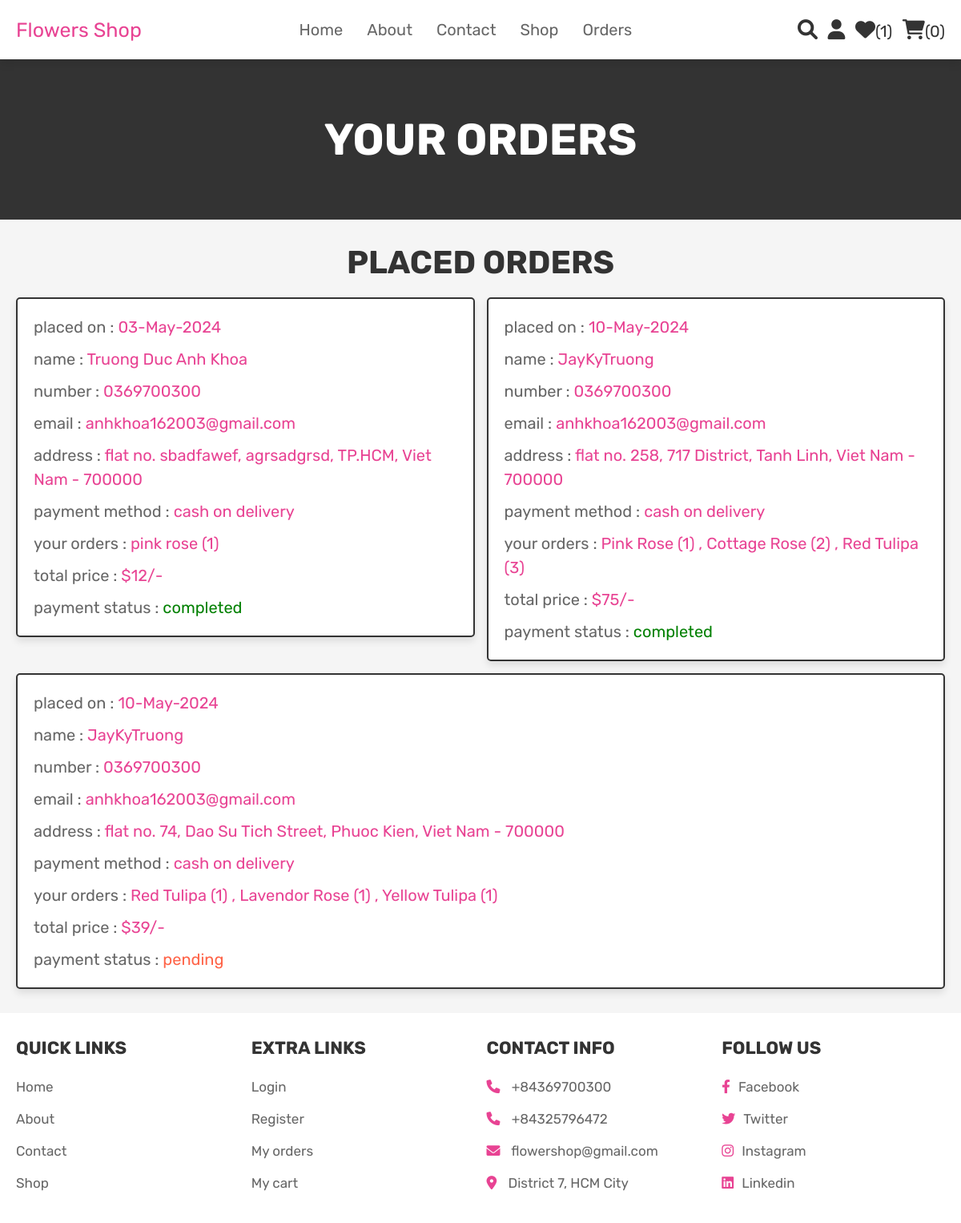
The page /orders.php (signed in) on the database its author committed.
### tables this page shows
CREATE TABLE `orders` (
  `id` int(100) NOT NULL,
  `user_id` int(100) NOT NULL,
  `name` varchar(100) NOT NULL,
  `number` varchar(12) NOT NULL,
  `email` varchar(100) NOT NULL,
  `method` varchar(50) NOT NULL,
  `address` varchar(500) NOT NULL,
  `total_products` varchar(1000) NOT NULL,
  `total_price` int(100) NOT NULL,
  `placed_on` varchar(50) NOT NULL,
  `payment_status` varchar(20) NOT NULL DEFAULT 'pending'
);

### orders.php (the view, shortened to what this page needs)
<?php
@include 'config.php';
$user_id = $_SESSION['user_id'];
?>
<!DOCTYPE html>
<html lang="en">
<head>
   <link rel="stylesheet" href="https://cdnjs.cloudflare.com/ajax/libs/font-awesome/6.0.0/css/all.min.css">
   <link rel="stylesheet" href="css/style.css">
</head>
<body>
<?php @include 'header.php'; ?>
<section class="heading">
    <h3>your orders</h3>
</section>
<section class="placed-orders">
    <h1 class="title">placed orders</h1>
    <div class="box-container">
    <?php
        $select_orders = mysqli_query($conn, "SELECT * FROM `orders` WHERE user_id = '$user_id'") or die('query failed');
        if(mysqli_num_rows($select_orders) > 0){
            while($fetch_orders = mysqli_fetch_assoc($select_orders)){
    ?>
    <div class="box">
        <p> placed on : <span><?php echo $fetch_orders['placed_on']; ?></span> </p>
        <p> name : <span><?php echo $fetch_orders['name']; ?></span> </p>
        <p> number : <span><?php echo $fetch_orders['number']; ?></span> </p>
        <p> email : <span><?php echo $fetch_orders['email']; ?></span> </p>
        <p> address : <span><?php echo $fetch_orders['address']; ?></span> </p>
        <p> payment method : <span><?php echo $fetch_orders['method']; ?></span> </p>
        <p> your orders : <span><?php echo $fetch_orders['total_products']; ?></span> </p>
        <p> total price : <span>$<?php echo $fetch_orders['total_price']; ?>/-</span> </p>
        <p> payment status : <span style="color:<?php if($fetch_orders['payment_status'] == 'pending'){echo 'tomato'; }else{echo 'green';} ?>"><?php echo $fetch_orders['payment_status']; ?></span> </p>
    </div>
    <?php
        }
    }else{
        echo '<p class="empty">no orders placed yet!</p>';
    }
    ?>
    </div>
</section>
<?php @include 'footer.php'; ?>
</body>
</html>

### css/style.css (style rules this page uses)
:root { --pink:#e84393; --red:#c0392b; --orange:#f39c12; --black:#333; --white:#fff; --light-color:#666; --light-white:#ccc; --light-bg:#f5f5f5; --border:.2rem solid var(--black); --box-shadow:0 .5rem 1rem rgba(0,0,0,.1); }
* { font-family: 'Rubik', sans-serif; margin:0; padding:0; box-sizing: border-box; outline: none; border:none; text-decoration: none; transition:all .2s linear; }
html { font-size: 62.5%; overflow-x: hidden; scroll-behavior: smooth; scroll-padding-top: 6.5rem; }
body { background: var(--light-bg); }
section { padding:3rem 2rem; }
.heading { display: flex; flex-flow: column; align-items: center; justify-content: center; gap:1rem; background-color: var(--black); text-align: center; min-height: 25vh; }
.heading h3 { font-size: 5.5rem; color:var(--white); text-transform: uppercase; }
.title { text-align: center; margin-bottom: 2rem; color:var(--black); text-transform: uppercase; font-size: 4rem; }
.placed-orders .box-container { max-width: 1200px; margin:0 auto; display: flex; flex-wrap: wrap; gap:1.5rem; align-items: flex-start; }
.placed-orders .box-container .box { background-color: var(--white); padding:1rem 2rem; border:var(--border); box-shadow: var(--box-shadow); flex:1 1 40rem; border-radius: .5rem; }
.placed-orders .box-container .box p { margin: 1rem 0; font-size: 2rem; line-height: 1.5; color:var(--light-color); }
.placed-orders .box-container .box p span { color:var(--pink); }

### rows shown on the page
orders: placed_on "03-May-2024", name "Truong Duc Anh Khoa", number "0369700300", email "anhkhoa162003@gmail.com", address "flat no. sbadfawef, agrsadgrsd, TP.HCM, Viet Nam - 700000", method "cash on delivery", total_products "pink rose (1)", total_price "12", payment_status "completed"
orders: placed_on "10-May-2024", name "JayKyTruong", number "0369700300", email "anhkhoa162003@gmail.com", address "flat no. 258, 717 District, Tanh Linh, Viet Nam - 700000", method "cash on delivery", total_products "Pink Rose (1) , Cottage Rose (2) , Red Tulipa (3)", total_price "75", payment_status "completed"
orders: placed_on "10-May-2024", name "JayKyTruong", number "0369700300", email "anhkhoa162003@gmail.com", address "flat no. 74, Dao Su Tich Street, Phuoc Kien, Viet Nam - 700000", method "cash on delivery", total_products "Red Tulipa (1) , Lavendor Rose (1) , Yellow Tulipa (1)", total_price "39", payment_status "pending"

### other values the page prints
$wishlist_num_rows "1"
$cart_num_rows "0"
